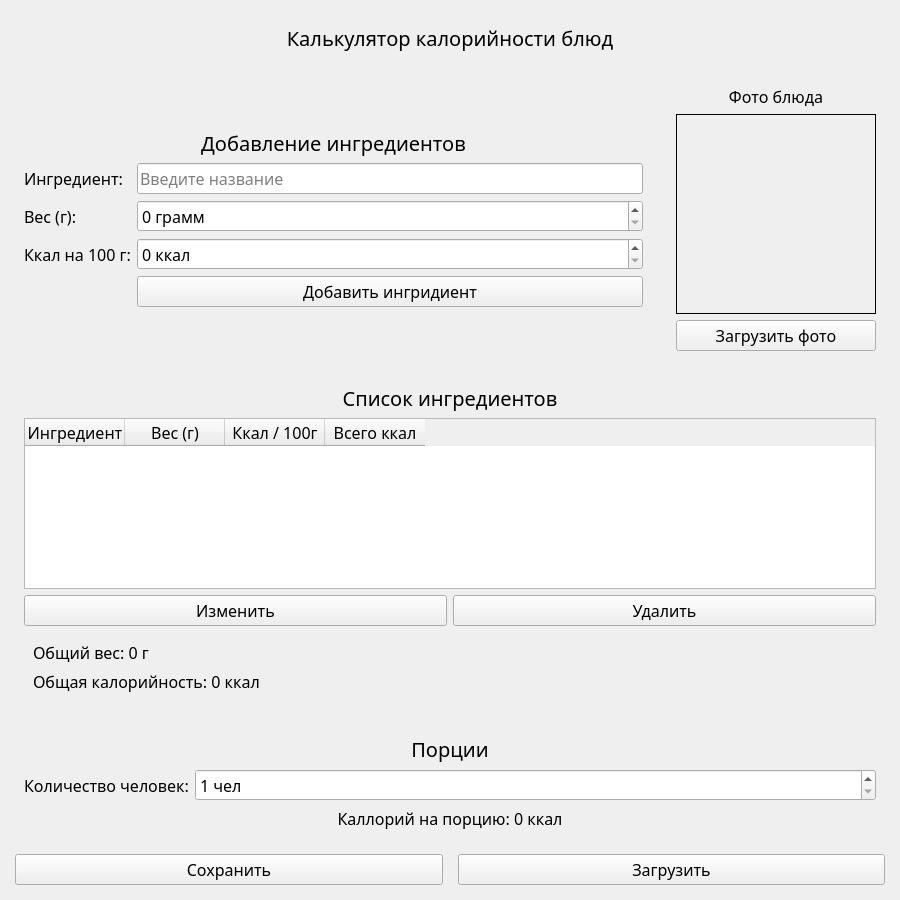
<?xml version="1.0" encoding="UTF-8"?>
<ui version="4.0">
 <class>MainWindow</class>
 <widget class="QMainWindow" name="MainWindow">
  <property name="geometry">
   <rect>
    <x>0</x>
    <y>0</y>
    <width>900</width>
    <height>900</height>
   </rect>
  </property>
  <property name="windowTitle">
   <string>Калькулятор калорийности блюд</string>
  </property>
  <widget class="QWidget" name="centralwidget">
   <layout class="QVBoxLayout" name="verticalLayout_5">
    <property name="spacing">
     <number>15</number>
    </property>
    <property name="leftMargin">
     <number>15</number>
    </property>
    <property name="topMargin">
     <number>15</number>
    </property>
    <property name="rightMargin">
     <number>15</number>
    </property>
    <property name="bottomMargin">
     <number>15</number>
    </property>
    <item>
     <widget class="QWidget" name="widget_6" native="true">
      <layout class="QHBoxLayout" name="horizontalLayout_3">
       <item>
        <widget class="QLabel" name="label_6">
         <property name="font">
          <font>
           <family>Century Gothic</family>
           <pointsize>15</pointsize>
           <weight>50</weight>
           <italic>false</italic>
           <bold>false</bold>
           <underline>false</underline>
           <strikeout>false</strikeout>
           <kerning>true</kerning>
          </font>
         </property>
         <property name="text">
          <string>Калькулятор калорийности блюд</string>
         </property>
         <property name="alignment">
          <set>Qt::AlignCenter</set>
         </property>
        </widget>
       </item>
      </layout>
     </widget>
    </item>
    <item>
     <layout class="QVBoxLayout" name="verticalLayout_4">
      <item>
       <layout class="QHBoxLayout" name="horizontalLayout_2">
        <item>
         <widget class="QWidget" name="widget" native="true">
          <layout class="QFormLayout" name="formLayout">
           <property name="formAlignment">
            <set>Qt::AlignCenter</set>
           </property>
           <item row="2" column="0">
            <widget class="QLabel" name="label">
             <property name="font">
              <font>
               <family>Century Gothic</family>
               <pointsize>12</pointsize>
              </font>
             </property>
             <property name="text">
              <string>Ингредиент:</string>
             </property>
            </widget>
           </item>
           <item row="2" column="1">
            <widget class="QLineEdit" name="lineIngredient">
             <property name="font">
              <font>
               <family>Century Gothic</family>
               <pointsize>12</pointsize>
              </font>
             </property>
             <property name="placeholderText">
              <string>Введите название</string>
             </property>
            </widget>
           </item>
           <item row="3" column="0">
            <widget class="QLabel" name="label_2">
             <property name="font">
              <font>
               <family>Century Gothic</family>
               <pointsize>12</pointsize>
              </font>
             </property>
             <property name="text">
              <string>Вес (г):</string>
             </property>
            </widget>
           </item>
           <item row="3" column="1">
            <widget class="QDoubleSpinBox" name="spinWeight">
             <property name="font">
              <font>
               <family>Century Gothic</family>
               <pointsize>12</pointsize>
              </font>
             </property>
             <property name="prefix">
              <string/>
             </property>
             <property name="suffix">
              <string> грамм</string>
             </property>
             <property name="decimals">
              <number>0</number>
             </property>
             <property name="maximum">
              <double>10000.000000000000000</double>
             </property>
             <property name="singleStep">
              <double>1.000000000000000</double>
             </property>
            </widget>
           </item>
           <item row="4" column="0">
            <widget class="QLabel" name="label_3">
             <property name="font">
              <font>
               <family>Century Gothic</family>
               <pointsize>12</pointsize>
              </font>
             </property>
             <property name="text">
              <string>Ккал на 100 г:</string>
             </property>
            </widget>
           </item>
           <item row="4" column="1">
            <widget class="QDoubleSpinBox" name="spinCalories100">
             <property name="font">
              <font>
               <family>Century Gothic</family>
               <pointsize>12</pointsize>
              </font>
             </property>
             <property name="prefix">
              <string/>
             </property>
             <property name="suffix">
              <string> ккал</string>
             </property>
             <property name="decimals">
              <number>0</number>
             </property>
             <property name="maximum">
              <double>10000.000000000000000</double>
             </property>
            </widget>
           </item>
           <item row="5" column="1">
            <widget class="QPushButton" name="btnAdd">
             <property name="font">
              <font>
               <family>Century Gothic</family>
               <pointsize>12</pointsize>
              </font>
             </property>
             <property name="cursor">
              <cursorShape>PointingHandCursor</cursorShape>
             </property>
             <property name="text">
              <string>Добавить ингридиент</string>
             </property>
            </widget>
           </item>
           <item row="1" column="0" colspan="2">
            <widget class="QLabel" name="label_9">
             <property name="font">
              <font>
               <family>Century Gothic</family>
               <pointsize>15</pointsize>
              </font>
             </property>
             <property name="text">
              <string>Добавление ингредиентов</string>
             </property>
             <property name="alignment">
              <set>Qt::AlignCenter</set>
             </property>
            </widget>
           </item>
          </layout>
         </widget>
        </item>
        <item>
         <widget class="QWidget" name="widget_2" native="true">
          <layout class="QVBoxLayout" name="verticalLayout">
           <item>
            <widget class="QLabel" name="label_8">
             <property name="font">
              <font>
               <family>Century Gothic</family>
               <pointsize>12</pointsize>
              </font>
             </property>
             <property name="text">
              <string>Фото блюда</string>
             </property>
             <property name="alignment">
              <set>Qt::AlignCenter</set>
             </property>
            </widget>
           </item>
           <item>
            <widget class="QLabel" name="labelPhoto">
             <property name="minimumSize">
              <size>
               <width>200</width>
               <height>200</height>
              </size>
             </property>
             <property name="font">
              <font>
               <family>Century Gothic</family>
               <pointsize>12</pointsize>
              </font>
             </property>
             <property name="frameShape">
              <enum>QFrame::Box</enum>
             </property>
             <property name="text">
              <string/>
             </property>
             <property name="alignment">
              <set>Qt::AlignCenter</set>
             </property>
            </widget>
           </item>
           <item>
            <widget class="QPushButton" name="btnLoadPhoto">
             <property name="font">
              <font>
               <family>Century Gothic</family>
               <pointsize>12</pointsize>
              </font>
             </property>
             <property name="cursor">
              <cursorShape>PointingHandCursor</cursorShape>
             </property>
             <property name="text">
              <string>Загрузить фото</string>
             </property>
            </widget>
           </item>
          </layout>
         </widget>
        </item>
       </layout>
      </item>
      <item>
       <widget class="QWidget" name="widget_3" native="true">
        <layout class="QVBoxLayout" name="verticalLayout_2">
         <item>
          <widget class="QLabel" name="label_4">
           <property name="font">
            <font>
             <family>Century Gothic</family>
             <pointsize>15</pointsize>
             <weight>50</weight>
             <bold>false</bold>
            </font>
           </property>
           <property name="text">
            <string>Список ингредиентов</string>
           </property>
           <property name="alignment">
            <set>Qt::AlignCenter</set>
           </property>
          </widget>
         </item>
         <item>
          <widget class="QTableWidget" name="tableIngredients">
           <property name="font">
            <font>
             <family>Century Gothic</family>
             <pointsize>12</pointsize>
            </font>
           </property>
           <property name="columnCount">
            <number>4</number>
           </property>
           <column>
            <property name="text">
             <string>Ингредиент</string>
            </property>
           </column>
           <column>
            <property name="text">
             <string>Вес (г)</string>
            </property>
           </column>
           <column>
            <property name="text">
             <string>Ккал / 100г</string>
            </property>
           </column>
           <column>
            <property name="text">
             <string>Всего ккал</string>
            </property>
           </column>
          </widget>
         </item>
         <item>
          <layout class="QHBoxLayout" name="horizontalLayout">
           <item>
            <widget class="QPushButton" name="btnEdit">
             <property name="font">
              <font>
               <family>Century Gothic</family>
               <pointsize>12</pointsize>
              </font>
             </property>
             <property name="cursor">
              <cursorShape>PointingHandCursor</cursorShape>
             </property>
             <property name="text">
              <string>Изменить</string>
             </property>
            </widget>
           </item>
           <item>
            <widget class="QPushButton" name="btnDelete">
             <property name="font">
              <font>
               <family>Century Gothic</family>
               <pointsize>12</pointsize>
              </font>
             </property>
             <property name="cursor">
              <cursorShape>PointingHandCursor</cursorShape>
             </property>
             <property name="text">
              <string>Удалить</string>
             </property>
            </widget>
           </item>
          </layout>
         </item>
         <item>
          <widget class="QWidget" name="widget_4" native="true">
           <layout class="QVBoxLayout" name="verticalLayout_6">
            <item>
             <widget class="QLabel" name="labelTotalWeight">
              <property name="font">
               <font>
                <family>Century Gothic</family>
                <pointsize>12</pointsize>
               </font>
              </property>
              <property name="text">
               <string>Общий вес: 0 г</string>
              </property>
             </widget>
            </item>
            <item>
             <widget class="QLabel" name="labelTotalCalories">
              <property name="font">
               <font>
                <family>Century Gothic</family>
                <pointsize>12</pointsize>
               </font>
              </property>
              <property name="text">
               <string>Общая калорийность: 0 ккал</string>
              </property>
             </widget>
            </item>
           </layout>
          </widget>
         </item>
        </layout>
       </widget>
      </item>
     </layout>
    </item>
    <item>
     <widget class="QWidget" name="widget_5" native="true">
      <layout class="QFormLayout" name="formLayout_2">
       <item row="2" column="0">
        <widget class="QLabel" name="label_7">
         <property name="font">
          <font>
           <family>Century Gothic</family>
           <pointsize>12</pointsize>
          </font>
         </property>
         <property name="text">
          <string>Количество человек:</string>
         </property>
        </widget>
       </item>
       <item row="2" column="1">
        <widget class="QSpinBox" name="spinPeople">
         <property name="font">
          <font>
           <family>Century Gothic</family>
           <pointsize>12</pointsize>
          </font>
         </property>
         <property name="alignment">
          <set>Qt::AlignLeading|Qt::AlignLeft|Qt::AlignVCenter</set>
         </property>
         <property name="suffix">
          <string> чел</string>
         </property>
         <property name="prefix">
          <string/>
         </property>
         <property name="minimum">
          <number>1</number>
         </property>
        </widget>
       </item>
       <item row="5" column="0" colspan="2">
        <widget class="QLabel" name="labelPerServing">
         <property name="font">
          <font>
           <family>Century Gothic</family>
           <pointsize>12</pointsize>
          </font>
         </property>
         <property name="text">
          <string>Каллорий на порцию: 0 ккал</string>
         </property>
         <property name="alignment">
          <set>Qt::AlignCenter</set>
         </property>
        </widget>
       </item>
       <item row="1" column="0" colspan="2">
        <widget class="QLabel" name="label_5">
         <property name="font">
          <font>
           <family>Century Gothic</family>
           <pointsize>15</pointsize>
           <weight>50</weight>
           <bold>false</bold>
          </font>
         </property>
         <property name="text">
          <string>Порции</string>
         </property>
         <property name="alignment">
          <set>Qt::AlignCenter</set>
         </property>
        </widget>
       </item>
      </layout>
     </widget>
    </item>
    <item>
     <layout class="QVBoxLayout" name="verticalLayout_3"/>
    </item>
    <item>
     <layout class="QHBoxLayout" name="horizontalLayout_4">
      <item>
       <widget class="QPushButton" name="btnImport">
        <property name="font">
         <font>
          <family>Century Gothic</family>
          <pointsize>12</pointsize>
         </font>
        </property>
        <property name="cursor">
         <cursorShape>PointingHandCursor</cursorShape>
        </property>
        <property name="text">
         <string>Сохранить</string>
        </property>
       </widget>
      </item>
      <item>
       <widget class="QPushButton" name="btnExport">
        <property name="font">
         <font>
          <family>Century Gothic</family>
          <pointsize>12</pointsize>
         </font>
        </property>
        <property name="cursor">
         <cursorShape>PointingHandCursor</cursorShape>
        </property>
        <property name="text">
         <string>Загрузить</string>
        </property>
       </widget>
      </item>
     </layout>
    </item>
   </layout>
  </widget>
 </widget>
 <resources/>
 <connections/>
</ui>
